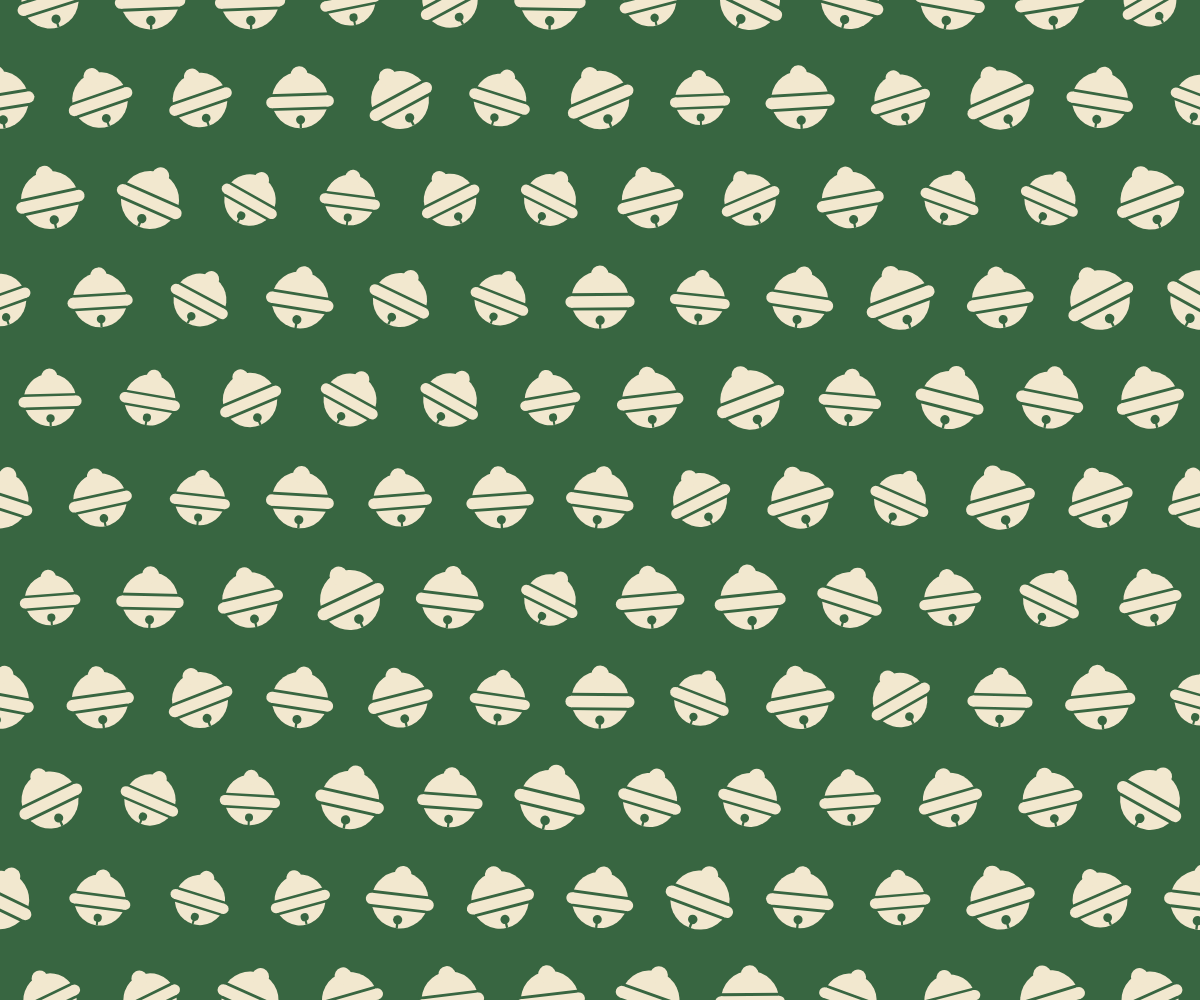
Frame 1 (no input)
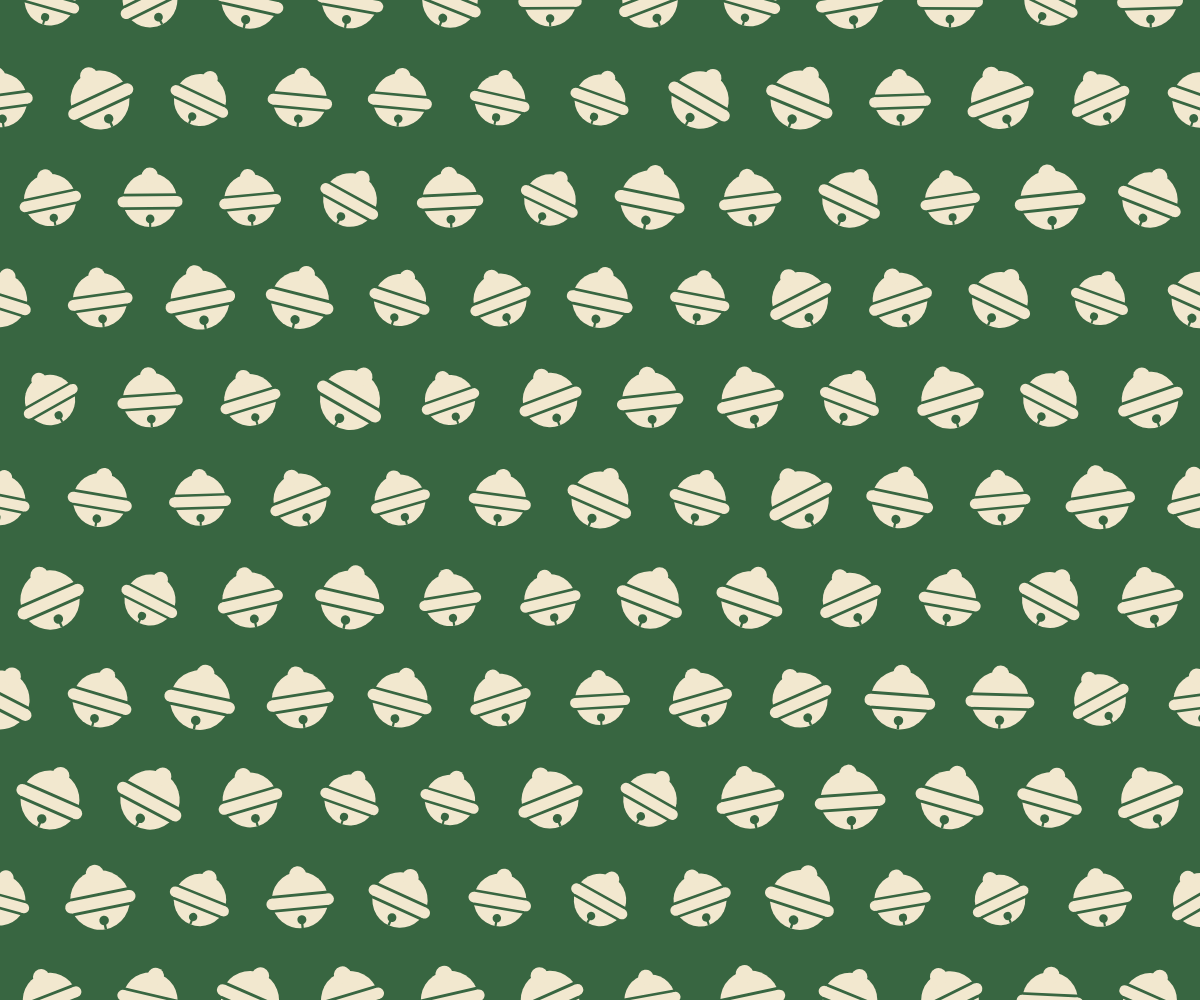
Frame 2 (the mouse pressed at the canvas centre, redrawn once)

The p5.js sketch that drew these frames (run headless with seeded random() and noise() and a simulated clock; the mouse was pressed at the canvas centre and the sketch redrawn once):

// p5.js sketch
// ── sketch.js
"use strict"

const COLORS = ["#A1CCA5", "#8FB996", "#709775", "#415D43", "#111D13"];
const WHITE  = "#F2E8CF";
const GREEN  = "#386641";

function setup(){
	createCanvas(windowWidth, windowHeight);
	angleMode(DEGREES); rectMode(CENTER);
	textAlign(CENTER, CENTER); textSize(14);
	noLoop();
	noSmooth();
}

function draw(){
	background(GREEN);

	const len = 100;
	const rows = floor(height / len) + 2;
	const cols = floor(width / len) + 2;
	for(let c=0; c<cols; c++){
		for(let r=0; r<rows; r++){
			let x = c * len;
			let y = r * len;
			if(r%2==0) x += len/2;
			const rdm = random(0.5, 0.6);
			drawSuzu(x, y, len*rdm, WHITE, GREEN);
		}
	}
}

function drawSuzu(x, y, len, cFill, cLine){
	fill(cFill);
	noStroke(); strokeWeight(len*0.1);

	push();
	translate(x, y);
	rotate(random(-30, 30));

	circle(0, 0, len);
	circle(0, -len*0.45, len*0.3);
	stroke(cLine);
	rect(0, len*0.03, len, len*0.2);
	noStroke();
	rect(0, len*0.03, len, len*0.2);
	circle(-len/2, len*0.03, len*0.2);
	circle(len/2, len*0.03, len*0.2);
	fill(cLine);
	rect(0, len*0.4, len*0.04, len*0.2);
	circle(0, len*0.35, len*0.16);
	pop();
}

function getColor(){
	return COLORS[floor(random()*COLORS.length)];
}
